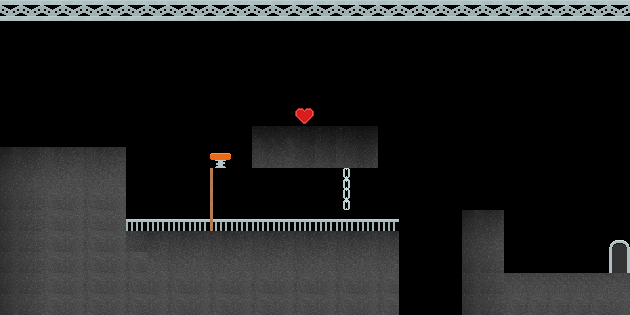

The image is a tile-based game level rendered from a .tmx file. Its description and complete source (layers, tilesets, objects, tile grids) follow:
An orthogonal 30x15 tile map with 21x21 px tiles, 4 tile layers (piso, recolectables, deco, deco1), 2 tilesets and 6 objects.

<map version="1.2" tiledversion="1.3.4" orientation="orthogonal" renderorder="right-up" width="30" height="15" tilewidth="21" tileheight="21" infinite="0" nextlayerid="7" nextobjectid="13">
 <tileset firstgid="1" source="pared_oscura.tsx" />
 <tileset firstgid="25" source="sprites.tsx" />
 <layer id="1" name="piso" width="30" height="15">
  <data encoding="csv">
0,0,0,0,0,0,0,0,0,0,0,0,0,0,0,0,0,0,0,0,0,0,0,0,0,0,0,0,0,0,
0,0,0,0,0,0,0,0,0,0,0,0,0,0,0,0,0,0,0,0,0,0,0,0,0,0,0,0,0,0,
0,0,0,0,0,0,0,0,0,0,0,0,0,0,0,0,0,0,0,0,0,0,0,0,0,0,0,0,0,0,
0,0,0,0,0,0,0,0,0,0,0,0,0,0,0,0,0,0,0,0,0,0,0,0,0,0,0,0,0,0,
0,0,0,0,0,0,0,0,0,0,0,0,0,0,0,0,0,0,0,0,0,0,0,0,0,0,0,0,0,0,
0,0,0,0,0,0,0,0,0,0,0,0,0,0,0,0,0,0,0,0,0,0,0,0,0,0,0,0,0,0,
0,0,0,0,0,0,0,0,0,0,0,0,3,4,5,5,5,2,0,0,0,0,0,0,0,0,0,0,0,0,
7,8,9,10,9,10,0,0,0,0,0,0,9,10,11,11,11,8,0,0,0,0,0,0,0,0,0,0,0,0,
13,14,15,16,15,16,0,0,0,0,0,0,0,0,0,0,0,0,0,0,0,0,0,0,0,0,0,0,0,0,
19,20,21,22,21,22,0,0,0,0,0,0,0,0,0,0,0,0,0,0,0,0,0,0,0,0,0,0,0,0,
19,20,21,22,21,22,0,0,0,0,0,0,0,0,0,0,0,0,0,0,0,0,7,8,0,0,0,0,0,0,
19,20,21,22,21,22,18,10,9,10,9,10,9,10,9,10,9,10,9,0,0,0,13,14,0,0,0,0,0,0,
19,20,21,22,21,22,21,16,15,16,15,16,15,16,15,16,15,16,15,0,0,0,19,20,0,0,0,0,0,0,
19,20,21,22,21,22,21,22,21,22,21,22,21,22,21,22,21,22,21,0,0,0,19,20,15,15,15,15,15,16,
19,20,21,22,21,22,21,22,21,22,21,22,21,22,21,22,21,22,21,0,0,0,19,20,21,21,21,21,21,22
</data>
 </layer>
 <objectgroup id="2" name="col_piso">
  <object id="2" x="0" y="147" width="126" height="168" />
  <object id="3" x="126" y="231" width="273" height="84" />
  <object id="4" x="462" y="210" width="42" height="105" />
  <object id="7" x="504" y="273" width="126" height="42" />
  <object id="8" x="252" y="126" width="126" height="42" />
 </objectgroup>
 <objectgroup id="5" name="resort">
  <object id="12" x="210" y="152.25" width="21" height="15.75" />
 </objectgroup>
 <layer id="3" name="recolectables" width="30" height="15">
  <data encoding="csv">
0,0,0,0,0,0,0,0,0,0,0,0,0,0,0,0,0,0,0,0,0,0,0,0,0,0,0,0,0,0,
0,0,0,0,0,0,0,0,0,0,0,0,0,0,0,0,0,0,0,0,0,0,0,0,0,0,0,0,0,0,
0,0,0,0,0,0,0,0,0,0,0,0,0,0,0,0,0,0,0,0,0,0,0,0,0,0,0,0,0,0,
0,0,0,0,0,0,0,0,0,0,0,0,0,0,0,0,0,0,0,0,0,0,0,0,0,0,0,0,0,0,
0,0,0,0,0,0,0,0,0,0,0,0,0,0,0,0,0,0,0,0,0,0,0,0,0,0,0,0,0,0,
0,0,0,0,0,0,0,0,0,0,0,0,0,0,398,0,0,0,0,0,0,0,0,0,0,0,0,0,0,0,
0,0,0,0,0,0,0,0,0,0,0,0,0,0,0,0,0,0,0,0,0,0,0,0,0,0,0,0,0,0,
0,0,0,0,0,0,0,0,0,0,0,0,0,0,0,0,0,0,0,0,0,0,0,0,0,0,0,0,0,0,
0,0,0,0,0,0,0,0,0,0,0,0,0,0,0,0,0,0,0,0,0,0,0,0,0,0,0,0,0,0,
0,0,0,0,0,0,0,0,0,0,0,0,0,0,0,0,0,0,0,0,0,0,0,0,0,0,0,0,0,0,
0,0,0,0,0,0,0,0,0,0,0,0,0,0,0,0,0,0,0,0,0,0,0,0,0,0,0,0,0,0,
0,0,0,0,0,0,0,0,0,0,0,0,0,0,0,0,0,0,0,0,0,0,0,0,0,0,0,0,0,0,
0,0,0,0,0,0,0,0,0,0,0,0,0,0,0,0,0,0,0,0,0,0,0,0,0,0,0,0,0,0,
0,0,0,0,0,0,0,0,0,0,0,0,0,0,0,0,0,0,0,0,0,0,0,0,0,0,0,0,0,0,
0,0,0,0,0,0,0,0,0,0,0,0,0,0,0,0,0,0,0,0,0,0,0,0,0,0,0,0,0,0
</data>
 </layer>
 <layer id="4" name="deco" width="30" height="15">
  <data encoding="csv">
850,850,850,850,850,850,850,850,850,850,850,850,850,850,850,850,850,850,850,850,850,850,850,850,850,850,850,850,850,850,
0,0,0,0,0,0,0,0,0,0,0,0,0,0,0,0,0,0,0,0,0,0,0,0,0,0,0,0,0,0,
0,0,0,0,0,0,0,0,0,0,0,0,0,0,0,0,0,0,0,0,0,0,0,0,0,0,0,0,0,0,
0,0,0,0,0,0,0,0,0,0,0,0,0,0,0,0,0,0,0,0,0,0,0,0,0,0,0,0,0,0,
0,0,0,0,0,0,0,0,0,0,0,0,0,0,0,0,0,0,0,0,0,0,0,0,0,0,0,0,0,0,
0,0,0,0,0,0,0,0,0,0,0,0,0,0,0,0,0,0,0,0,0,0,0,0,0,0,0,0,0,0,
0,0,0,0,0,0,0,0,0,0,0,0,0,0,0,0,0,0,0,0,0,0,0,0,0,0,0,0,0,0,
0,0,0,0,0,0,0,0,0,0,0,0,0,0,0,0,0,0,0,0,0,0,0,0,0,0,0,0,0,0,
0,0,0,0,0,0,0,0,0,0,0,0,0,0,0,0,98,0,0,0,0,0,0,0,0,0,0,0,0,0,
0,0,0,0,0,0,0,0,0,0,0,0,0,0,0,0,98,0,0,0,0,0,0,0,0,0,0,0,0,0,
0,0,0,0,0,0,851,851,851,851,851,851,851,851,851,851,851,851,851,0,0,0,0,0,0,0,0,0,0,0,
0,0,0,0,0,0,0,0,0,0,0,0,0,0,0,0,0,0,0,0,0,0,0,0,0,0,0,0,0,161,
0,0,0,0,0,0,0,0,0,0,0,0,0,0,0,0,0,0,0,0,0,0,0,0,0,0,0,0,0,162,
0,0,0,0,0,0,0,0,0,0,0,0,0,0,0,0,0,0,0,0,0,0,0,0,0,0,0,0,0,0,
0,0,0,0,0,0,0,0,0,0,0,0,0,0,0,0,0,0,0,0,0,0,0,0,0,0,0,0,0,0
</data>
 </layer>
 <layer id="6" name="deco1" width="30" height="15">
  <data encoding="csv">
0,0,0,0,0,0,0,0,0,0,0,0,0,0,0,0,0,0,0,0,0,0,0,0,0,0,0,0,0,0,
0,0,0,0,0,0,0,0,0,0,0,0,0,0,0,0,0,0,0,0,0,0,0,0,0,0,0,0,0,0,
0,0,0,0,0,0,0,0,0,0,0,0,0,0,0,0,0,0,0,0,0,0,0,0,0,0,0,0,0,0,
0,0,0,0,0,0,0,0,0,0,0,0,0,0,0,0,0,0,0,0,0,0,0,0,0,0,0,0,0,0,
0,0,0,0,0,0,0,0,0,0,0,0,0,0,0,0,0,0,0,0,0,0,0,0,0,0,0,0,0,0,
0,0,0,0,0,0,0,0,0,0,0,0,0,0,0,0,0,0,0,0,0,0,0,0,0,0,0,0,0,0,
0,0,0,0,0,0,0,0,0,0,0,0,0,0,0,0,0,0,0,0,0,0,0,0,0,0,0,0,0,0,
0,0,0,0,0,0,0,0,0,0,309,0,0,0,0,0,0,0,0,0,0,0,0,0,0,0,0,0,0,0,
0,0,0,0,0,0,0,0,0,0,837,0,0,0,0,0,0,0,0,0,0,0,0,0,0,0,0,0,0,0,
0,0,0,0,0,0,0,0,0,0,837,0,0,0,0,0,0,0,0,0,0,0,0,0,0,0,0,0,0,0,
0,0,0,0,0,0,0,0,0,0,837,0,0,0,0,0,0,0,0,0,0,0,0,0,0,0,0,0,0,0,
0,0,0,0,0,0,0,0,0,0,0,0,0,0,0,0,0,0,0,0,0,0,0,0,0,0,0,0,0,0,
0,0,0,0,0,0,0,0,0,0,0,0,0,0,0,0,0,0,0,0,0,0,0,0,0,0,0,0,0,0,
0,0,0,0,0,0,0,0,0,0,0,0,0,0,0,0,0,0,0,0,0,0,0,0,0,0,0,0,0,0,
0,0,0,0,0,0,0,0,0,0,0,0,0,0,0,0,0,0,0,0,0,0,0,0,0,0,0,0,0,0
</data>
 </layer>
</map>
